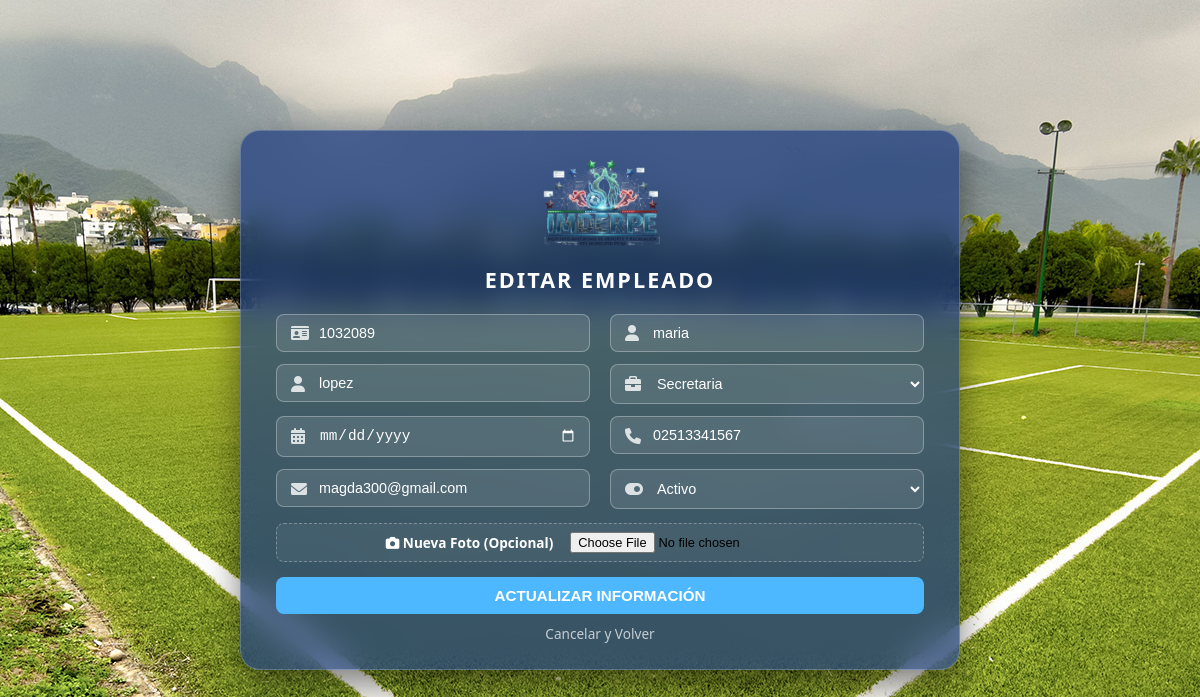
The page /vista/editar_empleado.php?id=1 on the database as committed earlier.
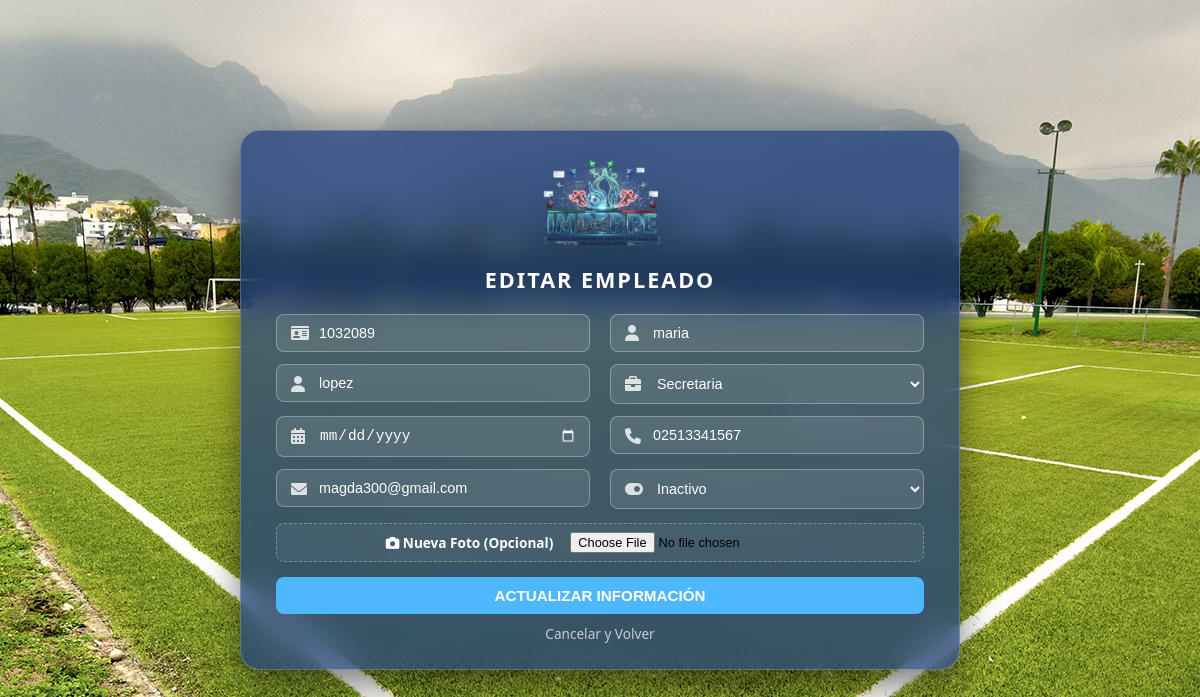
The same page on the database as committed later.
### tables this page shows
CREATE TABLE `empleados` (
  `id` int(11) NOT NULL,
  `cedula` varchar(8) NOT NULL,
  `nombre` varchar(100) NOT NULL,
  `apellido` varchar(100) NOT NULL,
  `foto` varchar(255) NOT NULL DEFAULT 'defaultavatar.png',
  `cargo` enum('Por asignar','Presidente','Administrador','Jefe de Planificación','Jefe de la Oficina de la OAC','Promotor Deportivo','Médica','Supervisor Deportivo','Asistente Administrativo','Secretaria','Entrenador Deportivo','Analista de RRHH','Obrero Fijo','Obrero Contratado') NOT NULL DEFAULT 'Por asignar',
  `telefono` varchar(20) NOT NULL,
  `correo` varchar(100) NOT NULL,
  `estado` enum('activo','inactivo') NOT NULL,
  `fecha_ingreso` date DEFAULT NULL
);

### vista/editar_empleado.php (the view, shortened to what this page needs)
<?php
require_once '../controlador/conexion.php';
if (isset($_GET['id'])) {
    $id = intval($_GET['id']);
    $sql = "SELECT * FROM empleados WHERE id = $id";
    $resultado = $conexion->query($sql);
    $empleado = $resultado->fetch_assoc();
} else {
    header("Location: ver_empleados.php");
    exit();
}
?>
<!DOCTYPE html>
<html lang="es">
<head>
    <link rel="stylesheet" href="../estilo/style7.css">
    <link rel="stylesheet" href="https://cdnjs.cloudflare.com/ajax/libs/font-awesome/6.0.0/css/all.min.css">
</head>
<body>
    <div class="login-container">
        <form action="../controlador/controlador_editar_empleado.php" method="POST" enctype="multipart/form-data" class="glass-form">
            <div class="logo-container">
                <img src="../estilo/logo.png" alt="Logo IMDERPE" class="logo-form">
            </div>
            <h2 class="form-title">Editar Empleado</h2>
            <div class="form-grid">
                <div class="input-group">
                    <i class="fas fa-id-card"></i>
                    <input type="text" name="cedula" value="<?php echo htmlspecialchars($empleado['cedula']); ?>" placeholder="Cédula de Identidad" required>
                </div>
                <div class="input-group">
                    <i class="fas fa-user"></i>
                    <input type="text" name="nombre" value="<?php echo htmlspecialchars($empleado['nombre']); ?>" placeholder="Nombres" required>
                </div>
                <div class="input-group">
                    <i class="fas fa-user"></i>
                    <input type="text" name="apellido" value="<?php echo htmlspecialchars($empleado['apellido']); ?>" placeholder="Apellidos" required>
                </div>
                <div class="input-group">
                    <i class="fas fa-briefcase"></i>
                    <select name="cargo" required>
                        <option value="Secretaria" <?php echo ($empleado['cargo'] == 'Secretaria') ? 'selected' : ''; ?>>Secretaria</option>
                    </select>
                </div>
                <div class="input-group">
                    <i class="fas fa-calendar-alt"></i>
                    <input type="date" name="fecha_ingreso" value="<?php echo $empleado['fecha_ingreso']; ?>" title="Fecha de Ingreso">
                </div>
                <div class="input-group">
                    <i class="fas fa-phone"></i>
                    <input type="text" name="telefono" value="<?php echo htmlspecialchars($empleado['telefono']); ?>" placeholder="Número de Teléfono" required>
                </div>
                <div class="input-group">
                    <i class="fas fa-envelope"></i>
                    <input type="email" name="correo" value="<?php echo htmlspecialchars($empleado['correo']); ?>" placeholder="Correo Electrónico" required>
                </div>
                <div class="input-group">
                    <i class="fas fa-toggle-on"></i>
                    <select name="estado" required>
                        <option value="activo" <?php echo ($empleado['estado'] == 'activo') ? 'selected' : ''; ?>>Activo</option>
                        <option value="inactivo" <?php echo ($empleado['estado'] == 'inactivo') ? 'selected' : ''; ?>>Inactivo</option>
                    </select>
                </div>
            </div>
            <div class="file-group">
                <label class="file-label" for="foto">
                    <i class="fas fa-camera"></i> Nueva Foto (Opcional)
                </label>
                <input type="file" id="foto" name="foto" accept="image/*">
            </div>
            <div class="action-row">
                <button type="submit" class="btn-update">Actualizar Información</button>
                <a href="ver_empleados.php" class="btn-cancel">Cancelar y Volver</a>
            </div>
        </form>
    </div>
</body>
</html>

Rows that differ between the two databases and show on the page:
changed empleados "maria": estado "Activo" → "Inactivo"
